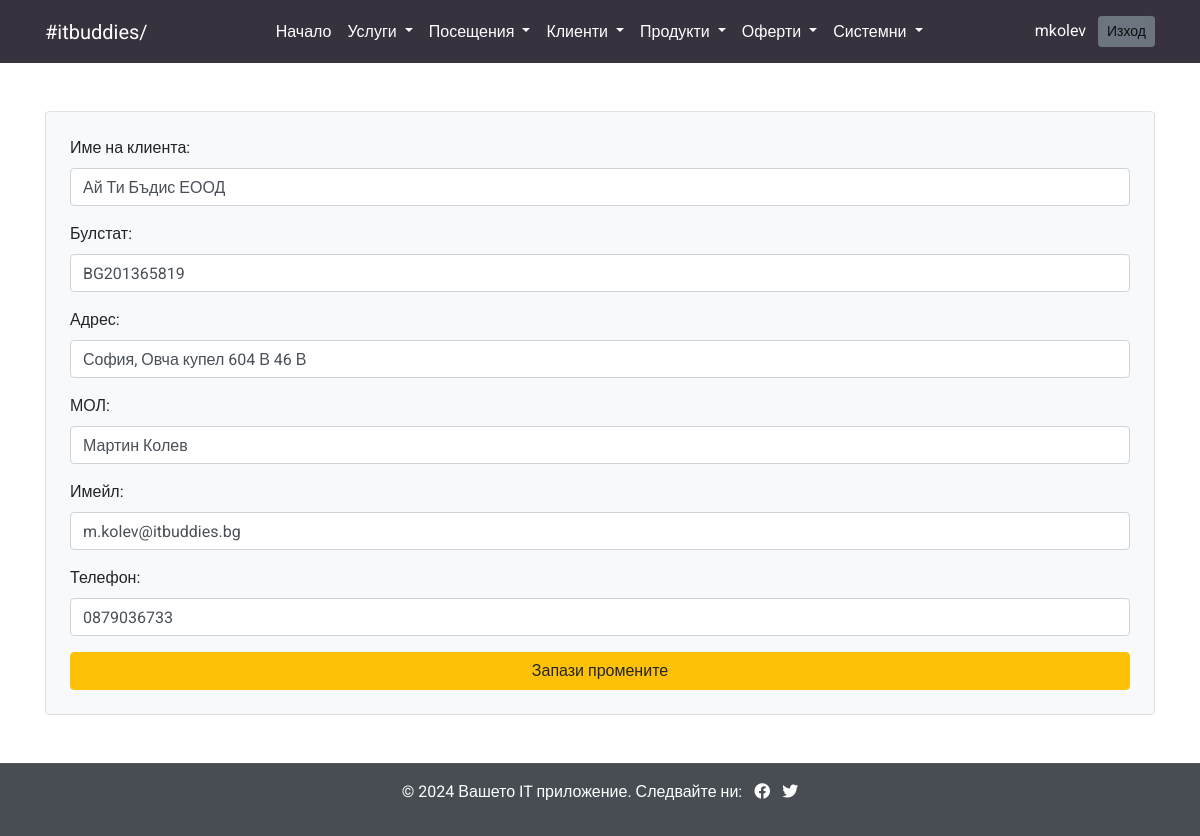
Page /clients/edit/1 (signed in) on the committed database.
### models.py (models this page shows, shortened)
class User(db.Model, UserMixin):
    id = db.Column(db.Integer, primary_key=True)
    username = db.Column(db.String(100), unique=True, nullable=False)
    password = db.Column(db.String(255), nullable=False)
    role = db.Column(db.String(50))  # Роля по подразбиране

class Client(db.Model):
    id = db.Column(db.Integer, primary_key=True)
    name = db.Column(db.String(100), nullable=False)
    vat = db.Column(db.String(15), nullable=False)
    address = db.Column(db.String(100), nullable=True)
    mol = db.Column(db.String(100), nullable=False)
    email = db.Column(db.String(100), nullable=True)  # Опционално поле за имейл
    phone = db.Column(db.String(15), nullable=True)  # Опционално поле за телефон
    visits = db.relationship('Visit', backref='client', lazy=True)  # Връзка към Visit

### routes/clients.py (the view, shortened to what this page needs)
@clients_bp.route('/edit/<int:client_id>', methods=['GET', 'POST'])
@login_required
def edit_client(client_id):
    client = Client.query.get_or_404(client_id)
    return render_template('edit_client.html', client=client)

### app.py (called while the page is built)
@login_manager.user_loader
def load_user(user_id):
    return User.query.get(int(user_id))

### templates/edit_client.html
{% include 'header.html' %}
     {% include 'navbar.html' %}
    <main class="container my-5">
        <form action="{{ url_for('clients.edit_client', client_id=client.id) }}" method="POST" class="bg-light p-4 border rounded">
            <div class="form-group">
                <label for="name">Име на клиента:</label>
                <input type="text" id="name" name="name" class="form-control" value="{{ client.name }}" required>
            </div>
            <div class="form-group">
                <label for="vat">Булстат:</label>
                <input type="text" id="vat" name="vat" class="form-control" value="{{ client.vat }}" required>
            </div>
            <div class="form-group">
                <label for="address">Адрес:</label>
                <input type="text" id="address" name="address" class="form-control" value="{{ client.address }}" required>
            </div>
            <div class="form-group">
                <label for="mol">МОЛ:</label>
                <input type="text" id="mol" name="mol" class="form-control" value="{{ client.mol }}" required>
            </div>
            <div class="form-group">
                <label for="email">Имейл:</label>
                <input type="email" id="email" name="email" class="form-control" value="{{ client.email }}">
            </div>
            <div class="form-group">
                <label for="phone">Телефон:</label>
                <input type="text" id="phone" name="phone" class="form-control" value="{{ client.phone }}">
            </div>
            <button type="submit" class="btn btn-warning btn-block">Запази промените</button>
        </form>
    </main>
{% include 'footer.html' %}

### templates/navbar.html (shortened to what this page needs)
<nav class="navbar navbar-expand-lg navbar-light bg-custom">
    <div class="container d-flex justify-content-between">
        <a class="navbar-brand text-white" href="#">#itbuddies/</a>
        <div class="collapse navbar-collapse justify-content-center" id="navbarNav">
            <ul class="navbar-nav">
                <li class="nav-item">
                    <a class="nav-link text-white" href="{{ url_for('index') }}">Начало</a>
                </li>
                <li class="nav-item dropdown">
                    <a class="nav-link dropdown-toggle text-white" href="#" id="servicesDropdown" role="button" data-toggle="dropdown" aria-haspopup="true" aria-expanded="false">
                        Услуги
                    </a>
                </li>
                <li class="nav-item dropdown">
                    <a class="nav-link dropdown-toggle text-white" href="#" id="visitsDropdown" role="button" data-toggle="dropdown" aria-haspopup="true" aria-expanded="false">
                        Посещения
                    </a>
                </li>
                <li class="nav-item dropdown">
                    <a class="nav-link dropdown-toggle text-white" href="#" id="clientsDropdown" role="button" data-toggle="dropdown" aria-haspopup="true" aria-expanded="false">
                        Клиенти
                    </a>
                </li>
                <li class="nav-item dropdown">
                    <a class="nav-link dropdown-toggle text-white" href="#" id="productsDropdown" role="button" data-toggle="dropdown" aria-haspopup="true" aria-expanded="false">
                        Продукти
                    </a>
                </li>
                <li class="nav-item dropdown">
                    <a class="nav-link dropdown-toggle text-white" href="#" id="productsDropdown" role="button" data-toggle="dropdown" aria-haspopup="true" aria-expanded="false">
                        Оферти
                    </a>
                </li>
                <li class="nav-item dropdown">
                    <a class="nav-link dropdown-toggle text-white" href="#" id="systemDropdown" role="button" data-toggle="dropdown" aria-haspopup="true" aria-expanded="false">
                        Системни
                    </a>
                </li>
            </ul>
        </div>
        <span class="navbar-text text-white">
            {% if current_user.is_authenticated %}
                {{ current_user.username }}
                <a href="{{ url_for('auth.logout') }}" class="btn btn-secondary btn-sm ml-2">Изход</a>
            {% endif %}
        </span>
    </div>
</nav>

### templates/header.html (style rules this page uses)
body { font-family: "Roboto", sans-serif; }
.bg-custom { background-color: #37323E; color: #ffffff; }

### rows in the picture
User: username "mkolev"
Client: name "Ай Ти Бъдис ЕООД", vat "BG201365819", address "София, Овча купел 604 В 46 В", mol "Мартин Колев", email "m.kolev@itbuddies.bg", phone "0879036733"
